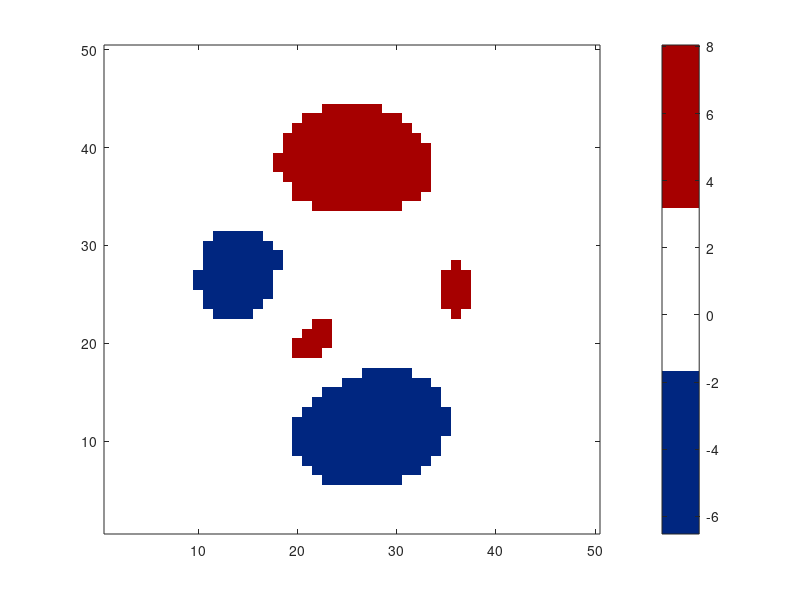

Here is the MATLAB script that generated this plot: (Note: this script raises an error after producing the figure.)
function result = runM34HybridSmokeTest(outputDirectory)
%RUNM34HYBRIDSMOKETEST Compile one compact hosted-CI hybrid image fixture.
    repositoryRoot=fileparts(fileparts(mfilename('fullpath')));
    if nargin<1,outputDirectory=fullfile(repositoryRoot,'.audit','m34-hybrid-smoke');end
    addpath(fullfile(repositoryRoot,'src'));
    if exist(outputDirectory,'dir')==7,rmdir(outputDirectory,'s');end,mkdir(outputDirectory);
    fig=figure('Visible','off');cleanup=onCleanup(@()closeFigure(fig));
    ax=axes('Parent',fig);values=peaks(50);imagesc(ax,values);set(ax,'YDir','normal');
    colormap(ax,[0 .15 .5;1 1 1;.65 0 0]);colorbar(ax);
    result=m2t.export(fig,fullfile(outputDirectory,'heatmap'), ...
        'Profile','publication','ImageBackend','hybrid');
    if ~(result.success && strcmp(result.render.effectiveImageBackend,'hybrid') && ...
            numel(result.render.assets)==1 && exist(result.render.assets{1},'file')==2 && ...
            exist(result.texPath,'file')==2 && exist(result.pdfPath,'file')==2)
        error('M2T:M34HybridSmokeFailed','Hosted M3.4 hybrid smoke export failed.');
    end
    clear cleanup;
end
function closeFigure(fig),if ishandle(fig),close(fig);end,end
